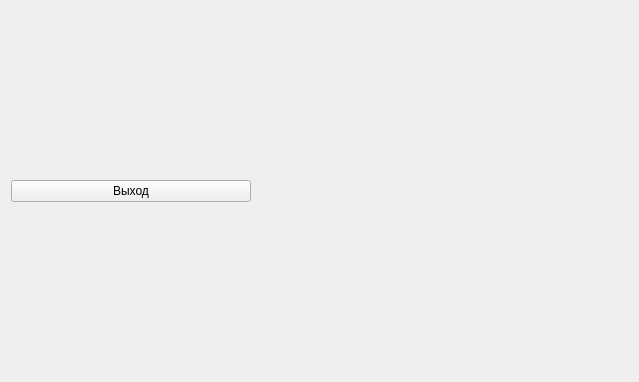
<?xml version="1.0" encoding="UTF-8"?>
<ui version="4.0">
 <class>singleplay</class>
 <widget class="QWidget" name="singleplay">
  <property name="geometry">
   <rect>
    <x>0</x>
    <y>0</y>
    <width>639</width>
    <height>382</height>
   </rect>
  </property>
  <property name="windowTitle">
   <string>singleplay</string>
  </property>
  <layout class="QVBoxLayout" name="verticalLayout">
   <item>
    <layout class="QHBoxLayout" name="round"/>
   </item>
   <item>
    <widget class="QWidget" name="exit" native="true">
     <property name="sizePolicy">
      <sizepolicy hsizetype="Maximum" vsizetype="Maximum">
       <horstretch>0</horstretch>
       <verstretch>0</verstretch>
      </sizepolicy>
     </property>
     <property name="minimumSize">
      <size>
       <width>240</width>
       <height>30</height>
      </size>
     </property>
     <layout class="QHBoxLayout" name="horizontalLayout">
      <property name="leftMargin">
       <number>0</number>
      </property>
      <property name="topMargin">
       <number>0</number>
      </property>
      <property name="rightMargin">
       <number>0</number>
      </property>
      <property name="bottomMargin">
       <number>0</number>
      </property>
      <item>
       <widget class="QPushButton" name="exit_2">
        <property name="text">
         <string>Выход</string>
        </property>
       </widget>
      </item>
     </layout>
    </widget>
   </item>
  </layout>
 </widget>
 <layoutdefault spacing="6" margin="11"/>
 <resources/>
 <connections/>
 <slots>
  <slot>createVowel()</slot>
  <slot>createConsonant()</slot>
  <slot>endGame()</slot>
 </slots>
</ui>
